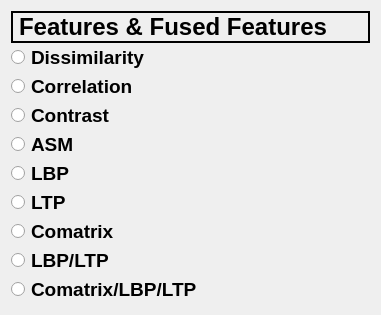
   <widget class="QWidget" name="layoutWidget_3">
    <property name="geometry">
     <rect>
      <x>420</x>
      <y>10</y>
      <width>381</width>
      <height>311</height>
     </rect>
    </property>
    <layout class="QVBoxLayout" name="Features_layout">
     <property name="spacing">
      <number>0</number>
     </property>
     <item>
      <widget class="QLabel" name="Features">
       <property name="font">
        <font>
         <pointsize>18</pointsize>
         <weight>75</weight>
         <bold>true</bold>
        </font>
       </property>
       <property name="autoFillBackground">
        <bool>false</bool>
       </property>
       <property name="frameShape">
        <enum>QFrame::WinPanel</enum>
       </property>
       <property name="text">
        <string>Features &amp; Fused Features</string>
       </property>
      </widget>
     </item>
     <item>
      <widget class="QRadioButton" name="Dissimilarity_btn">
       <property name="font">
        <font>
         <pointsize>14</pointsize>
         <weight>75</weight>
         <bold>true</bold>
        </font>
       </property>
       <property name="autoFillBackground">
        <bool>false</bool>
       </property>
       <property name="text">
        <string>Dissimilarity</string>
       </property>
      </widget>
     </item>
     <item>
      <widget class="QRadioButton" name="Correlation_btn">
       <property name="font">
        <font>
         <pointsize>14</pointsize>
         <weight>75</weight>
         <bold>true</bold>
        </font>
       </property>
       <property name="autoFillBackground">
        <bool>false</bool>
       </property>
       <property name="text">
        <string>Correlation</string>
       </property>
      </widget>
     </item>
     <item>
      <widget class="QRadioButton" name="Contrast_btn">
       <property name="font">
        <font>
         <pointsize>14</pointsize>
         <weight>75</weight>
         <bold>true</bold>
        </font>
       </property>
       <property name="autoFillBackground">
        <bool>false</bool>
       </property>
       <property name="text">
        <string>Contrast</string>
       </property>
      </widget>
     </item>
     <item>
      <widget class="QRadioButton" name="ASM_btn">
       <property name="font">
        <font>
         <pointsize>14</pointsize>
         <weight>75</weight>
         <bold>true</bold>
        </font>
       </property>
       <property name="autoFillBackground">
        <bool>false</bool>
       </property>
       <property name="text">
        <string>ASM</string>
       </property>
      </widget>
     </item>
     <item>
      <widget class="QRadioButton" name="LBP_btn">
       <property name="font">
        <font>
         <pointsize>14</pointsize>
         <weight>75</weight>
         <bold>true</bold>
        </font>
       </property>
       <property name="focusPolicy">
        <enum>Qt::StrongFocus</enum>
       </property>
       <property name="autoFillBackground">
        <bool>false</bool>
       </property>
       <property name="text">
        <string>LBP</string>
       </property>
      </widget>
     </item>
     <item>
      <widget class="QRadioButton" name="LTP_btn">
       <property name="font">
        <font>
         <pointsize>14</pointsize>
         <weight>75</weight>
         <bold>true</bold>
        </font>
       </property>
       <property name="autoFillBackground">
        <bool>false</bool>
       </property>
       <property name="text">
        <string>LTP</string>
       </property>
      </widget>
     </item>
     <item>
      <widget class="QRadioButton" name="Comatrix_btn">
       <property name="font">
        <font>
         <pointsize>14</pointsize>
         <weight>75</weight>
         <bold>true</bold>
        </font>
       </property>
       <property name="autoFillBackground">
        <bool>false</bool>
       </property>
       <property name="text">
        <string>Comatrix</string>
       </property>
      </widget>
     </item>
     <item>
      <widget class="QRadioButton" name="LBP_LTP_btn">
       <property name="font">
        <font>
         <pointsize>14</pointsize>
         <weight>75</weight>
         <bold>true</bold>
        </font>
       </property>
       <property name="autoFillBackground">
        <bool>false</bool>
       </property>
       <property name="text">
        <string>LBP/LTP</string>
       </property>
      </widget>
     </item>
     <item>
      <widget class="QRadioButton" name="Comatrix_LBP_LTP_btn">
       <property name="font">
        <font>
         <pointsize>14</pointsize>
         <weight>75</weight>
         <bold>true</bold>
        </font>
       </property>
       <property name="autoFillBackground">
        <bool>false</bool>
       </property>
       <property name="text">
        <string>Comatrix/LBP/LTP</string>
       </property>
      </widget>
     </item>
    </layout>
   </widget>
